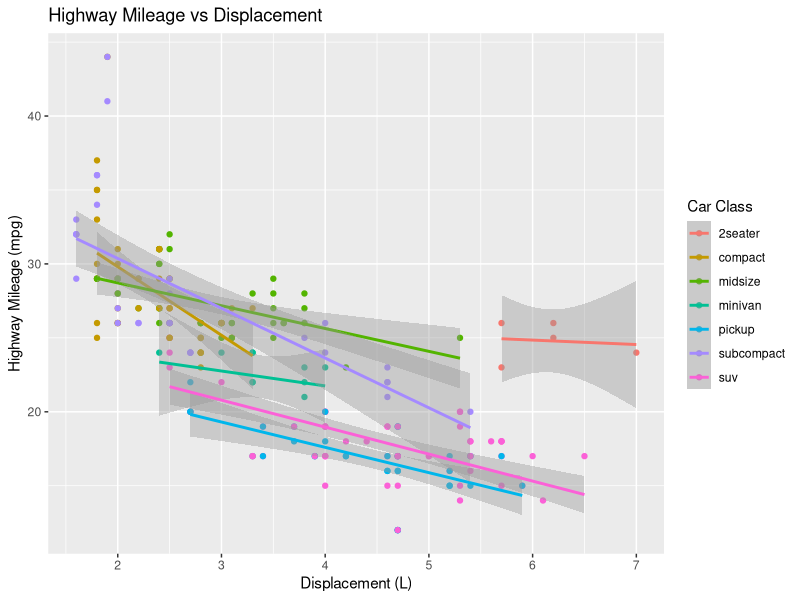
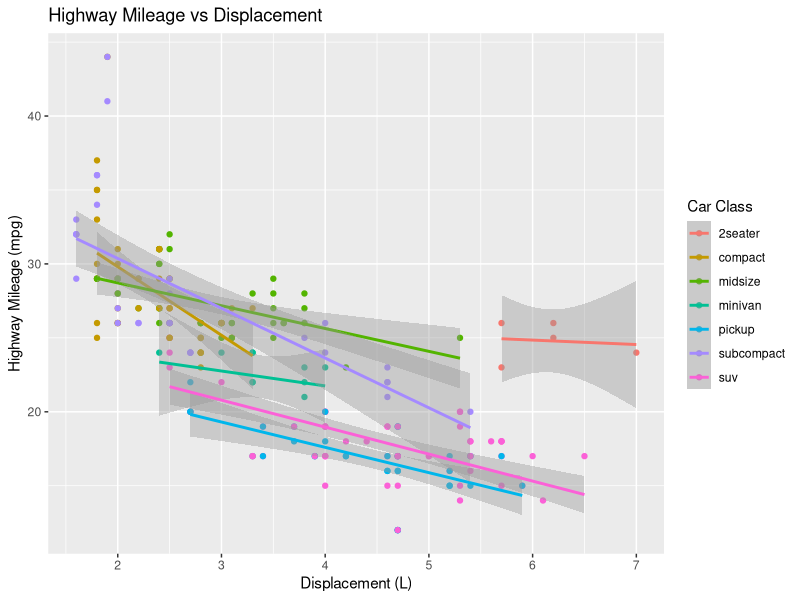

These figures' R source, in order:
# visualization.R
library(ggplot2)
data(mpg, package='ggplot2')
ggplot(mpg, aes(x=displ, y=hwy, color=class)) +
  geom_point() +
  geom_smooth(method='lm') +
  labs(title='Highway Mileage vs Displacement',
       x='Displacement (L)',
       y='Highway Mileage (mpg)',
       color='Car Class')
ggsave('visualization.png')

